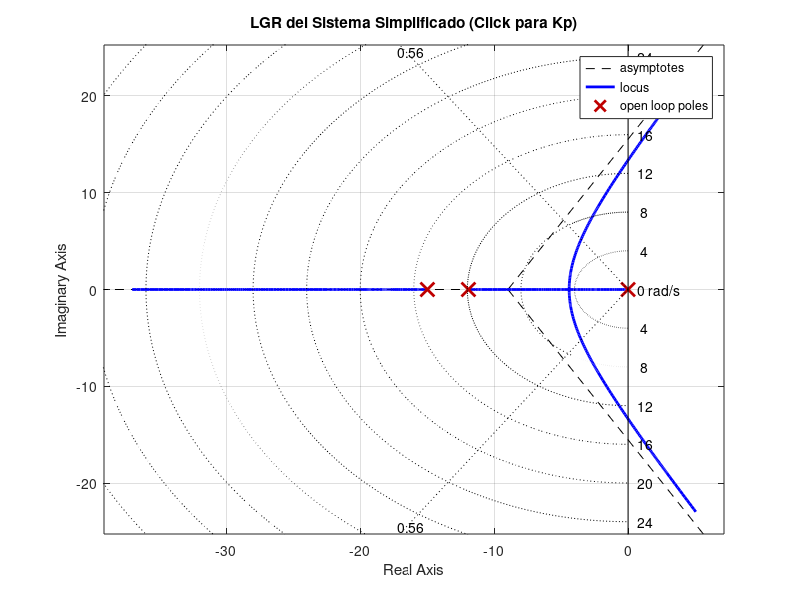

The MATLAB script that drew this image:
clear all; clc; close all;
pkg load control

s = tf('s');
num_G = 3.1;
den_G = [1, 42.6, 679.7, 4924, 1.408e04];
G = tf(num_G, den_G)

% 1: Determinar la constante Td
% Encontramos todos los polos de G(s)
polos_G = pole(G)
% Los polos son:
%  -14.988
%  -11.922
%  -7.845 + 4.154i  <-- Polo dominante
%  -7.845 - 4.154i  <-- Polo dominante

% El polinomio de cancelación es (s - p1)(s - p2) = s^2 + a*s + b
% donde 'a' = 2 * abs(real(polo_dominante))
a = 2 * abs(real(polos_G(3))); % Usamos el polo complejo

% El numerador del PID (normalizado) es s^2 + (1/Td)s + ...
% Igualamos el término 's': 1/Td = a
Td = 1 / a

% 2: Kp para un Sobrepasamiento del 12%%
% Tras la cancelación, el sistema simplificado para el LGR es:
% L(s) = Kp * G_simplificada, donde
% G_simplificada = 3.1 / (s * (s+14.988) * (s+11.922))
% (El 's' viene del integrador 1/Ti del PID)
printf('\n--- Pregunta 2: Cálculo de Kp ---\n');
printf('L(s) simplificada para el LGR:\n');
L = 3.1 / (s * (s + abs(polos_G(1))) * (s + abs(polos_G(2))))

% 1. Calcular Zeta (psita) para Mp=12%
Mp = 0.12;
psita = -log(Mp) / sqrt(pi^2 + (log(Mp))^2);
printf('Zeta (psita) para Mp=12%%: %.3f\n', psita);

% 2. Graficar el LGR y la línea de Zeta
figure;
rlocus(L);
sgrid(psita, []); % Dibuja la línea para Zeta = 0.559 y Wn vacío
title('LGR del Sistema Simplificado (Click para Kp)');

% Definimos el punto de trabajo
s_visual = -3.5038 + 5.20j; 

% Calculamos el valor de L en ese punto
val_L = 3.1 / (s_visual * (s_visual + 14.9881) * (s_visual + 11.9224));

% Calcula Kp
Kp_calculado = 1 / abs(val_L)

% Pregunta 3: Valor Final
% La pregunta es ambigua.
% Si se usa el PID, el sistema es Tipo 1 (error cero).
% Si se usa solo Kp, el sistema es Tipo 0 (error finito).
printf('\n--- Pregunta 3: Valor Final ---\n');

% Asunción 1: Con el PID diseñado (Sistema Tipo 1)
% El integrador (1/s) asegura que el error e_ss sea 0.
A = 3; % Amplitud del escalón
yss_pid = A; % El valor final es igual a la amplitud
printf('Interpretación 1 (Con PID, Tipo 1): yss = %.1f (error es 0)\n', yss_pid);

% Asunción 2: Con solo Controlador Proporcional Kp=100 (Sistema Tipo 0)
Kp = 100;
% Kpos = lim s->0 Kp*G(s) = Kp * G(0)
% dcgain(G) calcula G(0)
Kpos = Kp * dcgain(G);
% yss = A * Kpos / (1 + Kpos)
yss_p = A * Kpos / (1 + Kpos);
